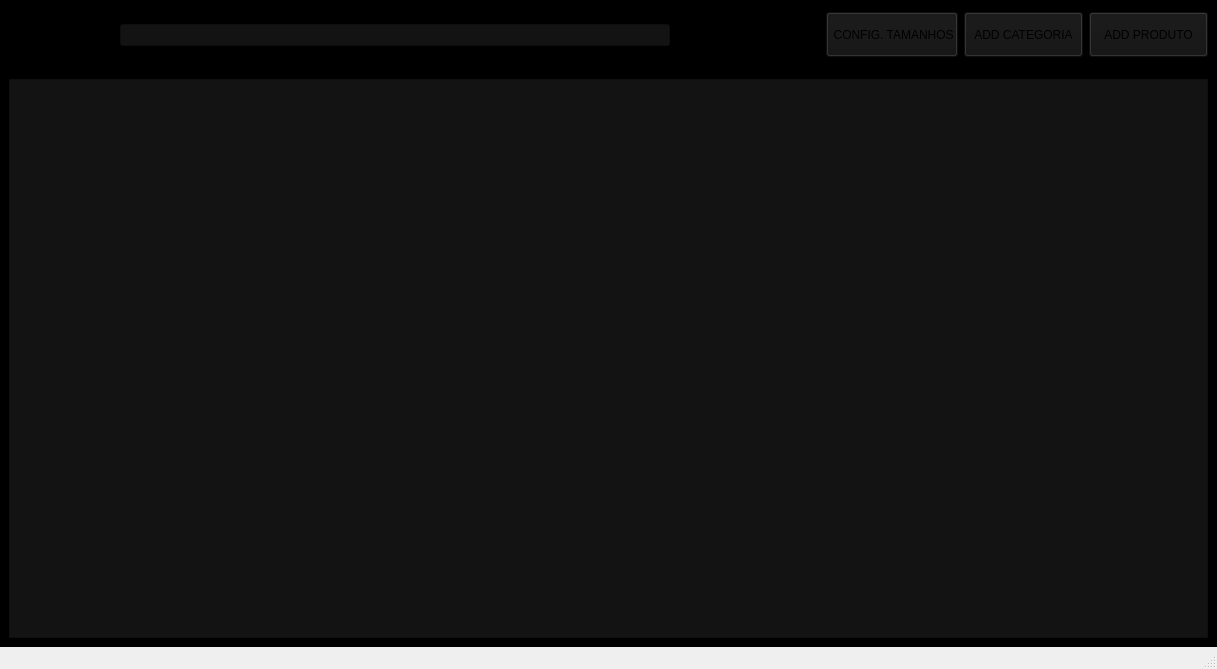
<?xml version="1.0" encoding="UTF-8"?>
<ui version="4.0">
 <class>MainWindow</class>
 <widget class="QMainWindow" name="MainWindow">
  <property name="windowModality">
   <enum>Qt::WindowModality::NonModal</enum>
  </property>
  <property name="geometry">
   <rect>
    <x>0</x>
    <y>0</y>
    <width>1217</width>
    <height>669</height>
   </rect>
  </property>
  <property name="maximumSize">
   <size>
    <width>1217</width>
    <height>669</height>
   </size>
  </property>
  <property name="windowTitle">
   <string>PRODUTOS</string>
  </property>
  <property name="styleSheet">
   <string notr="true">#centralwidget {
	background-color: black;
}

#centralwidget #tableWidget {
	background-color: #131314;
}

#centralwidget QLineEdit{
	background-color: #131314;
}

QPushButton{
	background-color: #131314;
}

QPushButton:hover{
		background-color: rgb(60,60,60);
}</string>
  </property>
  <widget class="QWidget" name="centralwidget">
   <property name="styleSheet">
    <string notr="true"/>
   </property>
   <layout class="QVBoxLayout" name="verticalLayout">
    <property name="spacing">
     <number>0</number>
    </property>
    <property name="leftMargin">
     <number>0</number>
    </property>
    <property name="topMargin">
     <number>0</number>
    </property>
    <property name="rightMargin">
     <number>0</number>
    </property>
    <property name="bottomMargin">
     <number>0</number>
    </property>
    <item>
     <widget class="QWidget" name="widget" native="true">
      <property name="minimumSize">
       <size>
        <width>0</width>
        <height>70</height>
       </size>
      </property>
      <property name="maximumSize">
       <size>
        <width>16777215</width>
        <height>70</height>
       </size>
      </property>
      <property name="styleSheet">
       <string notr="true"/>
      </property>
      <layout class="QHBoxLayout" name="horizontalLayout">
       <property name="spacing">
        <number>0</number>
       </property>
       <property name="leftMargin">
        <number>0</number>
       </property>
       <property name="topMargin">
        <number>0</number>
       </property>
       <property name="rightMargin">
        <number>0</number>
       </property>
       <property name="bottomMargin">
        <number>0</number>
       </property>
       <item>
        <widget class="QWidget" name="widget_3" native="true">
         <property name="minimumSize">
          <size>
           <width>120</width>
           <height>0</height>
          </size>
         </property>
         <property name="maximumSize">
          <size>
           <width>120</width>
           <height>120</height>
          </size>
         </property>
         <property name="styleSheet">
          <string notr="true"/>
         </property>
         <layout class="QVBoxLayout" name="verticalLayout_4">
          <item>
           <widget class="QLabel" name="label">
            <property name="maximumSize">
             <size>
              <width>120</width>
              <height>16777215</height>
             </size>
            </property>
            <property name="styleSheet">
             <string notr="true">border: transparent;</string>
            </property>
            <property name="text">
             <string>PRODUTO</string>
            </property>
            <property name="alignment">
             <set>Qt::AlignmentFlag::AlignCenter</set>
            </property>
           </widget>
          </item>
         </layout>
        </widget>
       </item>
       <item>
        <widget class="QWidget" name="widget_4" native="true">
         <property name="minimumSize">
          <size>
           <width>600</width>
           <height>0</height>
          </size>
         </property>
         <layout class="QVBoxLayout" name="verticalLayout_3">
          <property name="spacing">
           <number>0</number>
          </property>
          <property name="leftMargin">
           <number>0</number>
          </property>
          <property name="topMargin">
           <number>0</number>
          </property>
          <property name="rightMargin">
           <number>0</number>
          </property>
          <property name="bottomMargin">
           <number>0</number>
          </property>
          <item>
           <widget class="QLineEdit" name="FilterProducts">
            <property name="maximumSize">
             <size>
              <width>550</width>
              <height>16777215</height>
             </size>
            </property>
            <property name="styleSheet">
             <string notr="true">border-left: 1px solid red;
border-right: 1px solid red;</string>
            </property>
           </widget>
          </item>
         </layout>
        </widget>
       </item>
       <item>
        <widget class="QWidget" name="widget_5" native="true">
         <property name="minimumSize">
          <size>
           <width>400</width>
           <height>0</height>
          </size>
         </property>
         <property name="styleSheet">
          <string notr="true"/>
         </property>
         <layout class="QHBoxLayout" name="horizontalLayout_2">
          <item>
           <widget class="QPushButton" name="config_tamanhos">
            <property name="minimumSize">
             <size>
              <width>50</width>
              <height>45</height>
             </size>
            </property>
            <property name="maximumSize">
             <size>
              <width>16777215</width>
              <height>45</height>
             </size>
            </property>
            <property name="text">
             <string> CONFIG. TAMANHOS</string>
            </property>
           </widget>
          </item>
          <item>
           <widget class="QPushButton" name="add_categoria">
            <property name="maximumSize">
             <size>
              <width>16777215</width>
              <height>45</height>
             </size>
            </property>
            <property name="styleSheet">
             <string notr="true"/>
            </property>
            <property name="text">
             <string>ADD CATEGORIA</string>
            </property>
           </widget>
          </item>
          <item>
           <widget class="QPushButton" name="add_products">
            <property name="minimumSize">
             <size>
              <width>50</width>
              <height>45</height>
             </size>
            </property>
            <property name="maximumSize">
             <size>
              <width>16777215</width>
              <height>45</height>
             </size>
            </property>
            <property name="styleSheet">
             <string notr="true"/>
            </property>
            <property name="text">
             <string>ADD PRODUTO</string>
            </property>
           </widget>
          </item>
         </layout>
        </widget>
       </item>
      </layout>
     </widget>
    </item>
    <item>
     <widget class="QFrame" name="products">
      <layout class="QVBoxLayout" name="verticalLayout_5">
       <item>
        <widget class="QTableWidget" name="tableWidget">
         <property name="styleSheet">
          <string notr="true"/>
         </property>
         <attribute name="horizontalHeaderVisible">
          <bool>true</bool>
         </attribute>
         <attribute name="horizontalHeaderCascadingSectionResizes">
          <bool>false</bool>
         </attribute>
         <attribute name="horizontalHeaderHighlightSections">
          <bool>true</bool>
         </attribute>
         <attribute name="horizontalHeaderShowSortIndicator" stdset="0">
          <bool>false</bool>
         </attribute>
         <attribute name="horizontalHeaderStretchLastSection">
          <bool>false</bool>
         </attribute>
         <attribute name="verticalHeaderVisible">
          <bool>true</bool>
         </attribute>
         <attribute name="verticalHeaderCascadingSectionResizes">
          <bool>false</bool>
         </attribute>
         <attribute name="verticalHeaderHighlightSections">
          <bool>true</bool>
         </attribute>
         <attribute name="verticalHeaderShowSortIndicator" stdset="0">
          <bool>false</bool>
         </attribute>
         <attribute name="verticalHeaderStretchLastSection">
          <bool>false</bool>
         </attribute>
        </widget>
       </item>
      </layout>
     </widget>
    </item>
   </layout>
  </widget>
  <widget class="QStatusBar" name="statusbar"/>
 </widget>
 <resources/>
 <connections/>
</ui>
